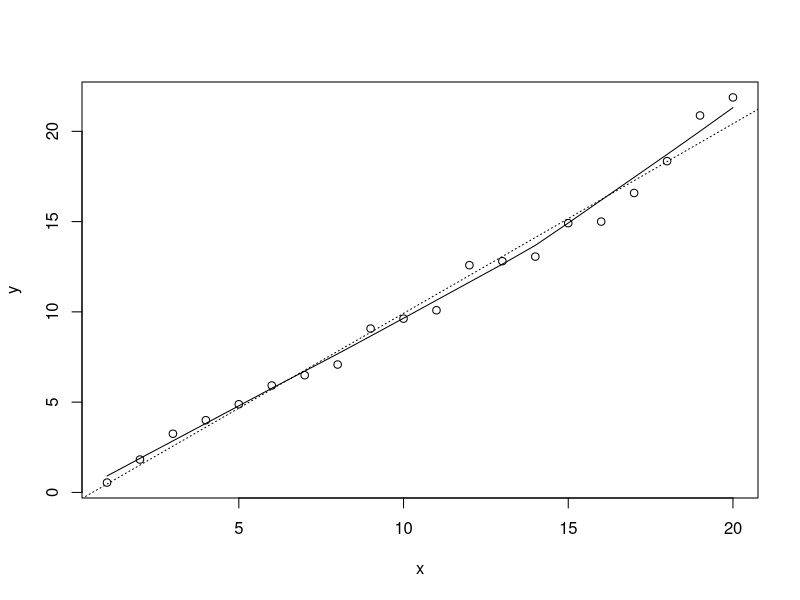

R code for this plot:
# For Japanese information for R, see:
# http://www.okada.jp.org/RWiki/

# For ESS (Emacs Speaks Statistics):
# http://www.okada.jp.org/RWiki/?ESS

# To use ESS in Windows, download 'emacs modified' from:
# http://vgoulet.act.ulaval.ca/en/emacs/windows/
# and install it.

# To change the default directory,
# create .Rprofile file at C:\Uses\USER\documents
# with a statement such as:
# setwd("C:/yugo/statistics")
# see: http://www.rstudio.com/ide/docs/using/workspaces

# To execute a script file, type:
# source("test.R")

# For syntax highlighting of R source in Scite editor,
# copy the properties file in the user directory
# containing SciTEUser.properties.
# https://groups.google.com/forum/#!topic/scite-interest/lIHZfsrnaXA

# practice with a lecture note from:
# https://sites.google.com/site/webtextofr/home

# For browsing help of a function 'log', type:
#  ?log

# c() means concatenate
# x = c(50,60,65)

# For the summary for a vector, use
# length(), sum(), mean(), median(), var(), sd(), cor(x,y)
# max(), min(), sort(), range(), summary(), IQR(), quantile()

# x <- rnorm(50)
# y <- rnorm(x)

x <- 1:20
w <- -1 + sqrt(x)/2
y = x + rnorm(x)*w

plot(x,y)

#-- create a matrix with x in 1st column and y in 2nd.
matxy <- matrix(c(x,y), nrow = 20, ncol = 2)

#-- exporting data --
write.table(matxy, "mydaya.txt", sep="\t")

#-- Make a nonparametric local regression function
lrf <- lowess(x,y)
lines(x, lrf$y)

#-- linear regression
fm <- lm(y~x, data.frame(x,y))
abline(coef(fm), lty = 3)
